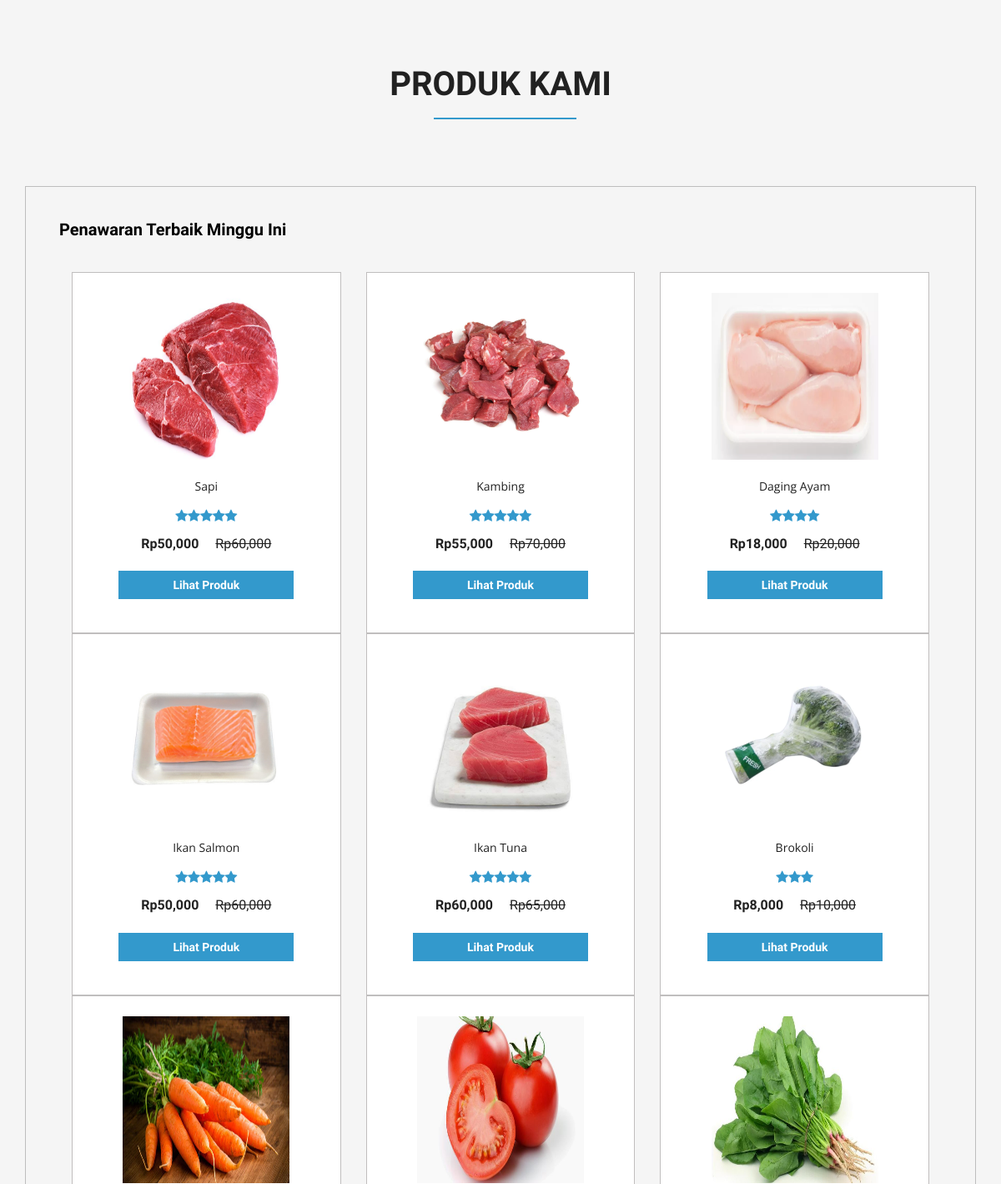
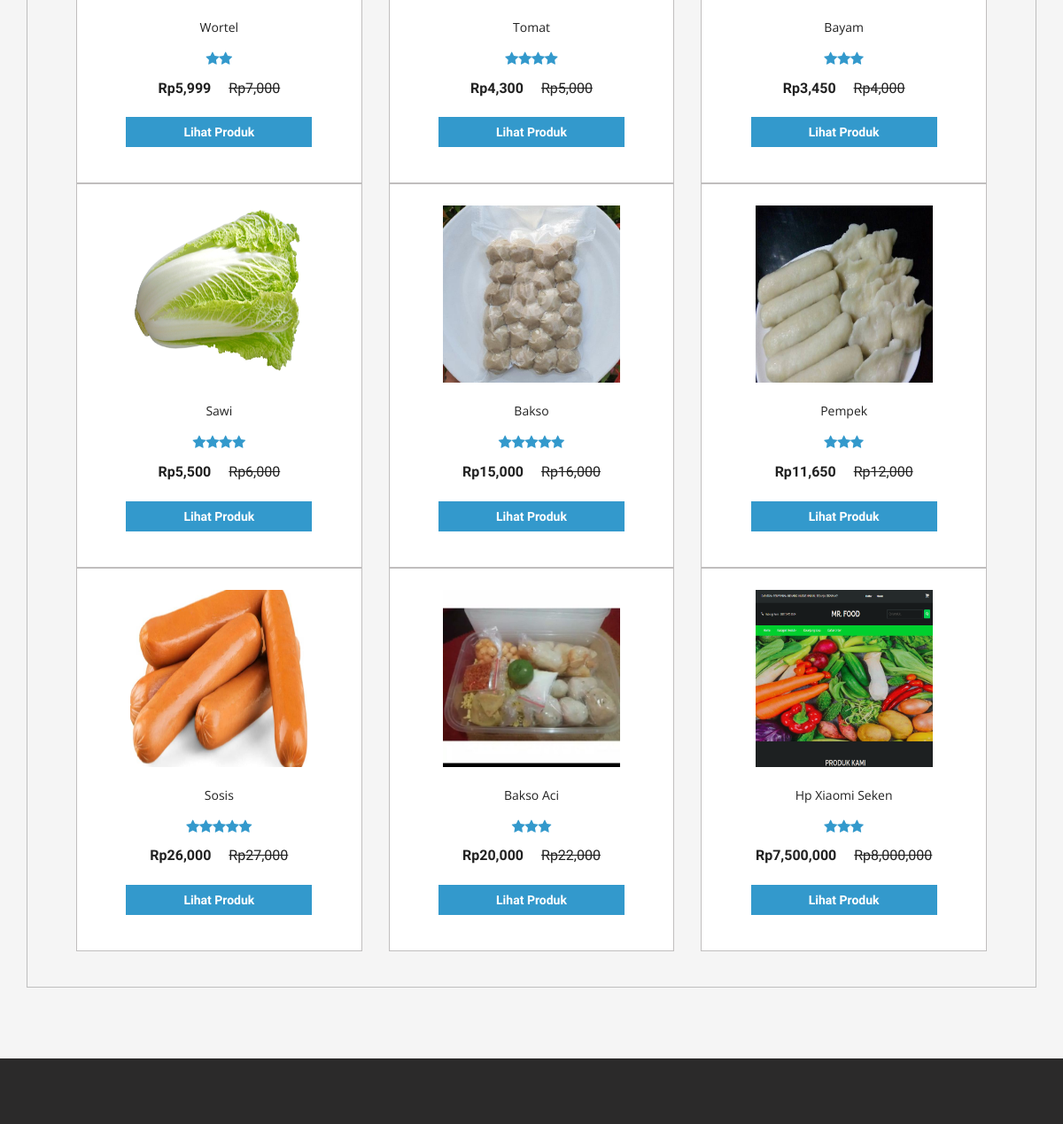
Before: / (middle part) with the older database file (2 pictures, top to bottom).
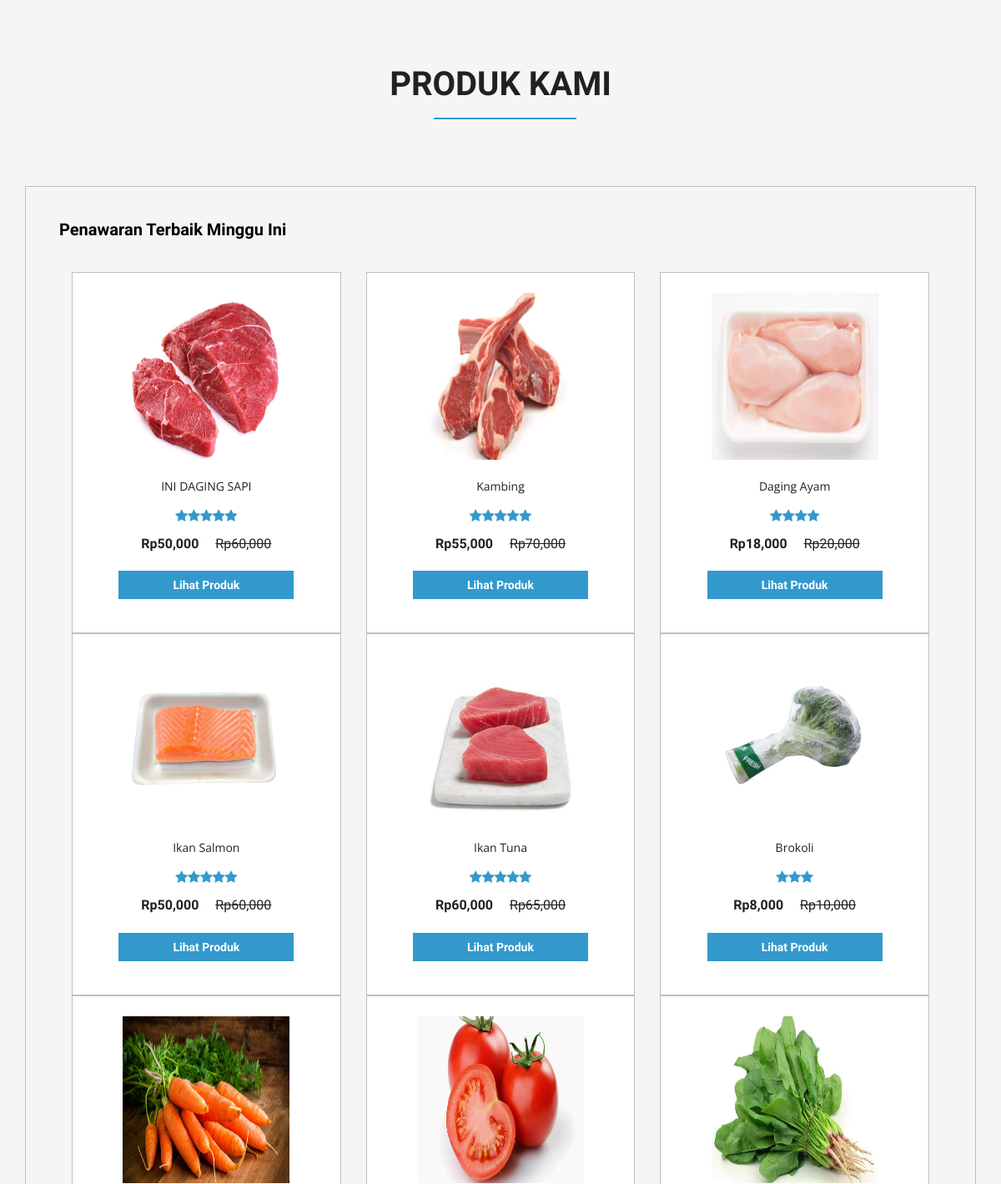
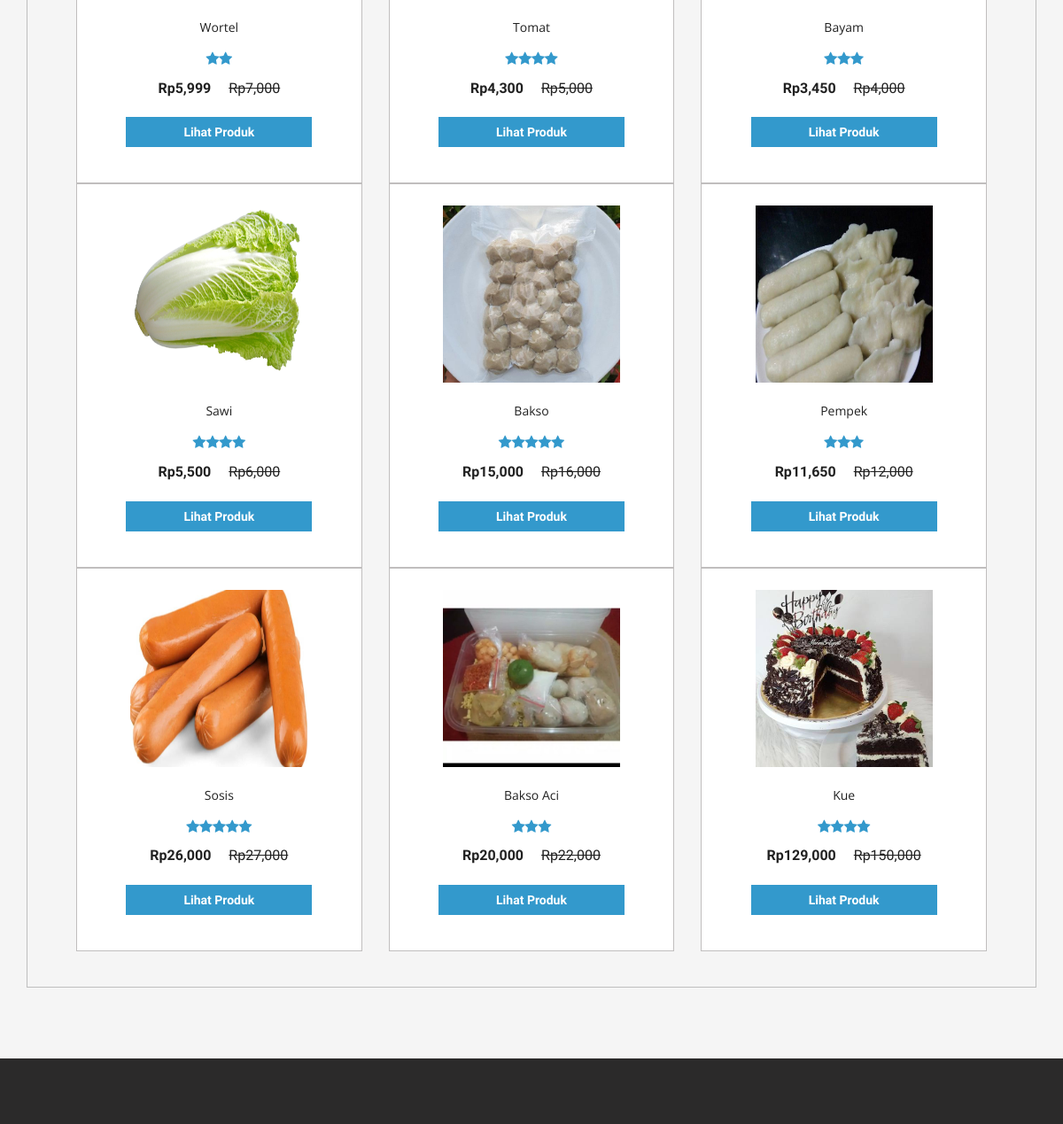
After: the same page with the newer database file (2 pictures, top to bottom).
### tables this page shows
CREATE TABLE `produk` (
  `idproduk` int(11) NOT NULL,
  `idkategori` int(11) NOT NULL,
  `namaproduk` varchar(30) NOT NULL,
  `gambar` varchar(100) NOT NULL,
  `deskripsi` varchar(200) NOT NULL,
  `rate` int(11) NOT NULL,
  `hargabefore` int(11) NOT NULL,
  `hargaafter` int(11) NOT NULL,
  `tgldibuat` timestamp NOT NULL DEFAULT current_timestamp(),
  `stok` int(11) NOT NULL
);

### index.php (the view, shortened to what this page needs)
<?php
include 'dbconnect.php';
?>
<!DOCTYPE html>
<html>
<head>
<link href="css/bootstrap.css" rel="stylesheet" type="text/css" media="all" />
<link href="css/style.css" rel="stylesheet" type="text/css" media="all" />
<link href="css/font-awesome.css" rel="stylesheet">
</head>
<body>
	<div class="top-brands">
		<div class="container">
		<h2>Produk Kami</h2>
			<div class="grid_3 grid_5">
				<div class="bs-example bs-example-tabs" role="tabpanel" data-example-id="togglable-tabs">
					<div id="myTabContent" class="tab-content">
						<div role="tabpanel" class="tab-pane fade in active" id="expeditions" aria-labelledby="expeditions-tab">
							<div class="agile-tp">
								<h5>Penawaran Terbaik Minggu Ini
								</h5>
								</div>
							<div class="agile_top_brands_grids">
							<?php
											$brgs=mysqli_query($conn,"SELECT * from produk order by idproduk ASC");
											while($p=mysqli_fetch_array($brgs)){
												?>
								<div class="col-md-4 top_brand_left">
									<div class="hover14 column">
										<div class="agile_top_brand_left_grid">
											<div class="agile_top_brand_left_grid1">
												<figure>
													<div class="snipcart-item block" >
														<div class="snipcart-thumb">
															<a href="product.php?idproduk=<?php echo $p['idproduk'] ?>"><img title=" " alt=" " src="<?php echo $p['gambar']?>" width="200px" height="200px" /></a>
															<p><?php echo $p['namaproduk'] ?></p>
															<div class="stars">
															<?php
															$rate = $p['rate'];
															for($n=1;$n<=$rate;$n++){
																echo '<i class="fa fa-star blue-star" aria-hidden="true"></i>';
															};
															?>
															</div>
															<h4>Rp<?php echo number_format($p['hargaafter']) ?> <span>Rp<?php echo number_format($p['hargabefore']) ?></span></h4>
														</div>
														<div class="snipcart-details top_brand_home_details">
																<fieldset>
																	<a href="product.php?idproduk=<?php echo $p['idproduk'] ?>"><input type="submit" class="button" value="Lihat Produk" /></a>
																</fieldset>
														</div>
													</div>
												</figure>
											</div>
										</div>
									</div>
								</div>
								<?php
											}
								?>
							</div>
						</div>
					</div>
				</div>
			</div>
		</div>
	</div>
<div class="footer">
	</div>
<link href="css/skdslider.css" rel="stylesheet">
</body>
</html>

Changed rows visible on the page:
removed produk: gambar (picture), namaproduk "Hp Xiaomi Seken", rate 3 (drawn), hargaafter "7,500,000", hargabefore "8,000,000"
changed produk: namaproduk "Sapi" → "INI DAGING SAPI"
changed produk "Kambing": gambar: a different picture
added produk: gambar (picture), namaproduk "Kue", rate 4 (drawn), hargaafter "129,000", hargabefore "150,000"
